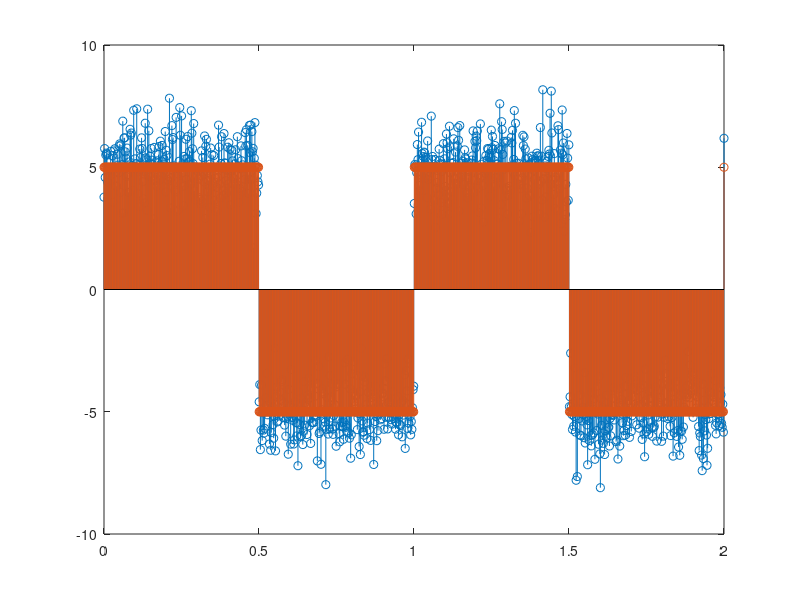

Here is the MATLAB script that generated this plot: (Note: this script raises an error after producing the figure.)
clear;
rng default;

N = 1024; % number of points
T = 1; % period [ms]
f = 1/T; % frequency [KHz]
M = 2; % number of period
t = linspace(0, M*T, N);

Tc = (M*T) / N; % sampling period [ms]
fc = 1/Tc; % sampling frequency [KHz]

A = 5; % amplitude of no noise signal
y_signal = A * (-1).^(floor(t/(T/2)));
y_noise = randn(1, N);

y = y_signal + y_noise;
stem(t, y);
hold on;
stem(t, y_signal);
pause;
hold off;

histogram(y_noise, "NumBins", 25, "Normalization", "pdf");
pause;

spectrum = abs(fft(y_noise));
frequencies = linspace(0, fc, N);
plot(frequencies, spectrum);